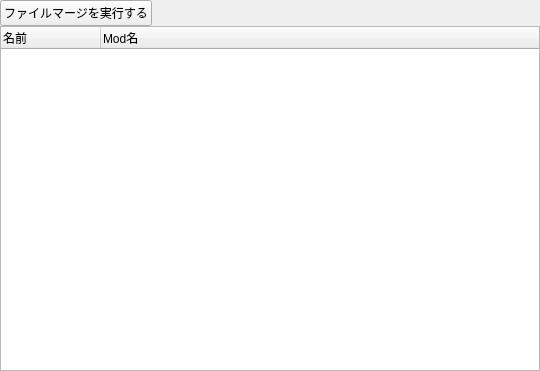
<?xml version="1.0" encoding="UTF-8"?>
<ui version="4.0">
 <class>UIMO2ViewMerge</class>
 <widget class="QWidget" name="UIMO2ViewMerge">
  <property name="geometry">
   <rect>
    <x>0</x>
    <y>0</y>
    <width>540</width>
    <height>371</height>
   </rect>
  </property>
  <property name="windowTitle">
   <string>Form</string>
  </property>
  <layout class="QVBoxLayout" name="verticalLayout">
   <property name="spacing">
    <number>0</number>
   </property>
   <property name="leftMargin">
    <number>0</number>
   </property>
   <property name="topMargin">
    <number>0</number>
   </property>
   <property name="rightMargin">
    <number>0</number>
   </property>
   <property name="bottomMargin">
    <number>0</number>
   </property>
   <item>
    <widget class="QWidget" name="widget" native="true">
     <layout class="QHBoxLayout" name="horizontalLayout_3">
      <property name="spacing">
       <number>0</number>
      </property>
      <property name="leftMargin">
       <number>0</number>
      </property>
      <property name="topMargin">
       <number>0</number>
      </property>
      <property name="rightMargin">
       <number>0</number>
      </property>
      <property name="bottomMargin">
       <number>0</number>
      </property>
      <item>
       <widget class="HFlatPushButton" name="pushButton_3">
        <property name="enabled">
         <bool>true</bool>
        </property>
        <property name="text">
         <string>ファイルマージを実行する</string>
        </property>
        <property name="icon">
         <iconset resource="../../Main/src/res.qrc">
          <normaloff>:/res/icon/settings.png</normaloff>:/res/icon/settings.png</iconset>
        </property>
       </widget>
      </item>
      <item>
       <spacer name="horizontalSpacer_3">
        <property name="orientation">
         <enum>Qt::Horizontal</enum>
        </property>
        <property name="sizeHint" stdset="0">
         <size>
          <width>268</width>
          <height>20</height>
         </size>
        </property>
       </spacer>
      </item>
     </layout>
    </widget>
   </item>
   <item>
    <widget class="HTreeWidget" name="treeWidget">
     <property name="alternatingRowColors">
      <bool>true</bool>
     </property>
     <property name="indentation">
      <number>16</number>
     </property>
     <column>
      <property name="text">
       <string>名前</string>
      </property>
     </column>
     <column>
      <property name="text">
       <string>Mod名</string>
      </property>
     </column>
    </widget>
   </item>
  </layout>
 </widget>
 <customwidgets>
  <customwidget>
   <class>HTreeWidget</class>
   <extends>QTreeWidget</extends>
   <header>HTreeWidget.h</header>
  </customwidget>
  <customwidget>
   <class>HFlatPushButton</class>
   <extends>QPushButton</extends>
   <header>HFlatPushButton.h</header>
  </customwidget>
 </customwidgets>
 <resources>
  <include location="../../Main/src/res.qrc"/>
 </resources>
 <connections/>
</ui>
